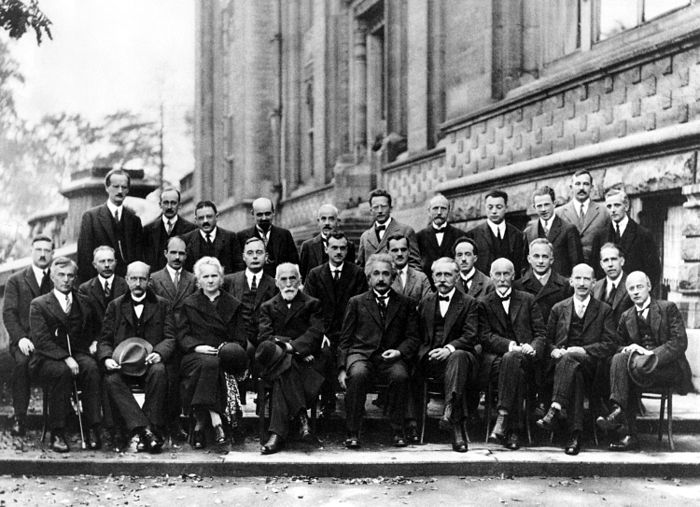
#> input picture data/conference.png, 700 x 507 px
$ python -i color_metric.py   (imports and definitions only)   (older library calls are emulated)
#> lines starting #> are read from the running program, lines starting #| are printed output that depends on the picture
#> further down, picture is the input picture: shape (507, 700, 3); min 0, max 255, mean 120.8
import cv2
import numpy as np
import math

def calc_color_metric(img):
    ih, iw, ich = img.shape
#> ih = 507; iw = 700; ich = 3
    img1 = img[0: np.int(ih / 2), 0:iw]
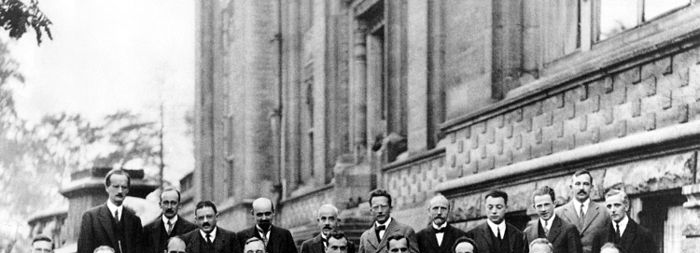
#> img1: shape (253, 700, 3); min 0, max 255, mean 159
    img2 = img[np.int(ih / 2):ih, 0:iw]
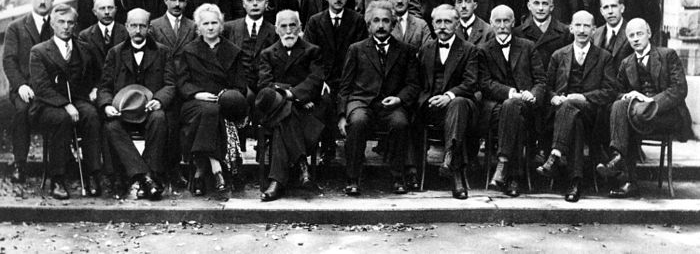
#> img2: shape (254, 700, 3); min 0, max 255, mean 82.9

    hist_1 = cv2.calcHist([img1],[0],None,[256],[0,256])
#> hist_1 = 256 values, max 2762 at index 250, min 52 at index 1, mean 691.8
    hist_2 = cv2.calcHist([img2],[0],None,[256],[0,256])
#> hist_2 = 256 values, max 2621 at index 19, min 220 at index 134, mean 694.5

    blue=cv2.compareHist(hist_1,hist_2,cv2.HISTCMP_BHATTACHARYYA)
#> blue = 0.419

    hist_1 = cv2.calcHist([img1],[1],None,[256],[0,256])
    hist_2 = cv2.calcHist([img2],[1],None,[256],[0,256])

    green=cv2.compareHist(hist_1,hist_2,cv2.HISTCMP_BHATTACHARYYA)
#> green = 0.419

    hist_1 = cv2.calcHist([img1],[2],None,[256],[0,256])
    hist_2 = cv2.calcHist([img2],[2],None,[256],[0,256])

    red=cv2.compareHist(hist_1,hist_2,cv2.HISTCMP_BHATTACHARYYA)
#> red = 0.419

    metric = (blue + green + red)/3
#> metric = 0.419

    return metric

>>> import cv2
>>> picture = cv2.imread('../../data/conference.png')
>>> result = calc_color_metric(picture)
#> result = 0.419

$ run again, on data/o.png
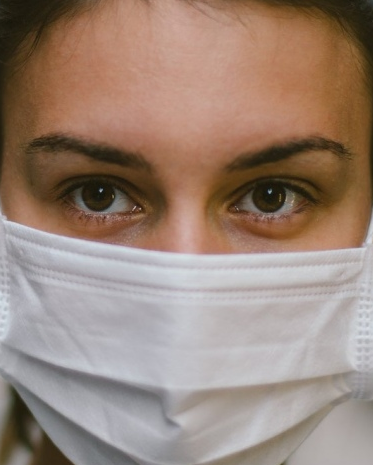
#> input picture data/o.png, 373 x 465 px
#> picture is the input picture: shape (465, 373, 3); mean B, G, R 119.3, 132.3, 153.7
#> in calc_color_metric, `img1 = img[0: np.int(ih / 2), 0:iw]`:
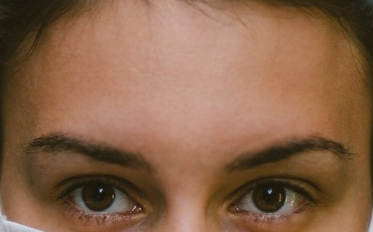
#> img1: shape (232, 373, 3); mean B, G, R 73.6, 99.7, 137.2
#> in calc_color_metric, `img2 = img[np.int(ih / 2):ih, 0:iw]`:
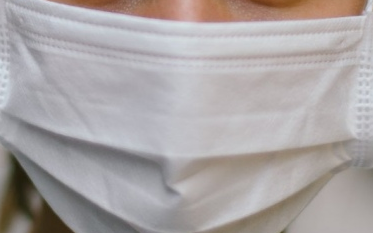
#> img2: shape (233, 373, 3); mean B, G, R 164.9, 164.7, 170.2
#> in calc_color_metric, `hist_1 = cv2.calcHist([img1],[0],None,[256],[0,256])`: hist_1 = 256 values, max 1099 at index 17, min 0 at index 0, mean 338
#> in calc_color_metric, `hist_2 = cv2.calcHist([img2],[0],None,[256],[0,256])`: hist_2 = 256 values, max 1757 at index 181, min 0 at index 0, mean 339.5
#> blue = 0.704
#> in calc_color_metric, `hist_1 = cv2.calcHist([img1],[1],None,[256],[0,256])`: hist_1 = 256 values, max 902 at index 155, min 0 at index 0, mean 338
#> in calc_color_metric, `hist_2 = cv2.calcHist([img2],[1],None,[256],[0,256])`: hist_2 = 256 values, max 1859 at index 174, min 0 at index 0, mean 339.5
#> green = 0.646
#> in calc_color_metric, `hist_1 = cv2.calcHist([img1],[2],None,[256],[0,256])`: hist_1 = 256 values, max 1444 at index 195, min 0 at index 0, mean 338
#> in calc_color_metric, `hist_2 = cv2.calcHist([img2],[2],None,[256],[0,256])`: hist_2 = 256 values, max 2166 at index 192, min 0 at index 0, mean 339.5
#> red = 0.32
#> metric = 0.556
